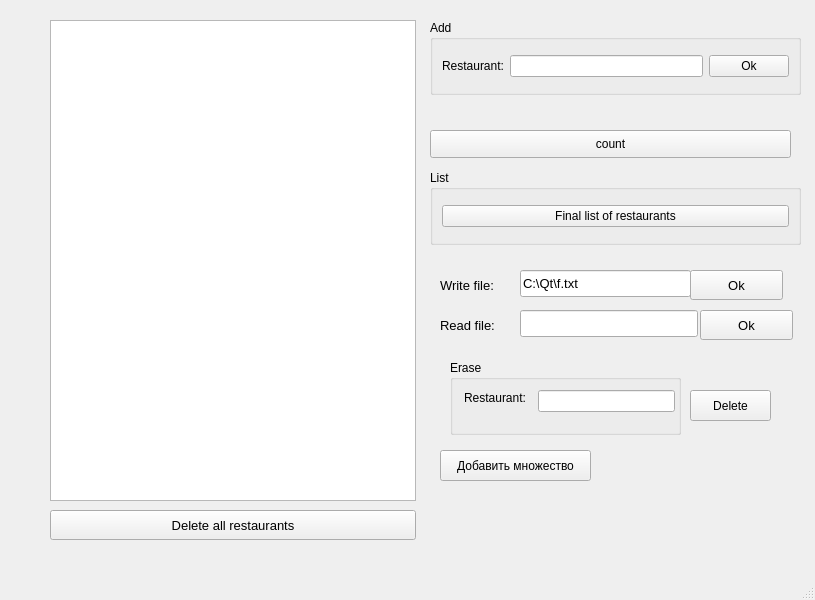
<?xml version="1.0" encoding="UTF-8"?>
<ui version="4.0">
 <class>MainWindow</class>
 <widget class="QMainWindow" name="MainWindow">
  <property name="geometry">
   <rect>
    <x>0</x>
    <y>0</y>
    <width>815</width>
    <height>600</height>
   </rect>
  </property>
  <property name="windowTitle">
   <string>MainWindow</string>
  </property>
  <widget class="QWidget" name="centralwidget">
   <widget class="QLabel" name="label_20">
    <property name="geometry">
     <rect>
      <x>440</x>
      <y>310</y>
      <width>77</width>
      <height>30</height>
     </rect>
    </property>
    <property name="font">
     <font>
      <pointsize>10</pointsize>
     </font>
    </property>
    <property name="text">
     <string>Read file:</string>
    </property>
   </widget>
   <widget class="QLineEdit" name="lineEdit_file_output_name">
    <property name="geometry">
     <rect>
      <x>520</x>
      <y>310</y>
      <width>178</width>
      <height>27</height>
     </rect>
    </property>
    <property name="font">
     <font>
      <pointsize>10</pointsize>
     </font>
    </property>
   </widget>
   <widget class="QPushButton" name="pushButton_file_output_ok">
    <property name="geometry">
     <rect>
      <x>700</x>
      <y>310</y>
      <width>93</width>
      <height>30</height>
     </rect>
    </property>
    <property name="font">
     <font>
      <pointsize>10</pointsize>
     </font>
    </property>
    <property name="text">
     <string>Ok</string>
    </property>
   </widget>
   <widget class="QLabel" name="label_19">
    <property name="geometry">
     <rect>
      <x>440</x>
      <y>270</y>
      <width>84</width>
      <height>30</height>
     </rect>
    </property>
    <property name="font">
     <font>
      <pointsize>10</pointsize>
     </font>
    </property>
    <property name="text">
     <string>&lt;html&gt;&lt;head/&gt;&lt;body&gt;&lt;p&gt;Write file:&lt;/p&gt;&lt;/body&gt;&lt;/html&gt;</string>
    </property>
   </widget>
   <widget class="QLineEdit" name="lineEdit_file_input_name">
    <property name="geometry">
     <rect>
      <x>520</x>
      <y>270</y>
      <width>171</width>
      <height>27</height>
     </rect>
    </property>
    <property name="font">
     <font>
      <pointsize>10</pointsize>
     </font>
    </property>
    <property name="text">
     <string>C:\Qt\f.txt</string>
    </property>
   </widget>
   <widget class="QPushButton" name="pushButton_file_input_ok_2">
    <property name="geometry">
     <rect>
      <x>690</x>
      <y>270</y>
      <width>93</width>
      <height>30</height>
     </rect>
    </property>
    <property name="font">
     <font>
      <pointsize>10</pointsize>
     </font>
    </property>
    <property name="text">
     <string>Ok</string>
    </property>
   </widget>
   <widget class="QPushButton" name="pushButton_delete">
    <property name="geometry">
     <rect>
      <x>690</x>
      <y>390</y>
      <width>81</width>
      <height>31</height>
     </rect>
    </property>
    <property name="text">
     <string>Delete</string>
    </property>
   </widget>
   <widget class="QListWidget" name="listWidget">
    <property name="geometry">
     <rect>
      <x>50</x>
      <y>20</y>
      <width>366</width>
      <height>481</height>
     </rect>
    </property>
   </widget>
   <widget class="QPushButton" name="pushButton_delete_all">
    <property name="geometry">
     <rect>
      <x>50</x>
      <y>510</y>
      <width>366</width>
      <height>30</height>
     </rect>
    </property>
    <property name="font">
     <font>
      <pointsize>10</pointsize>
     </font>
    </property>
    <property name="text">
     <string>Delete all restaurants</string>
    </property>
   </widget>
   <widget class="QGroupBox" name="groupBox">
    <property name="geometry">
     <rect>
      <x>430</x>
      <y>20</y>
      <width>371</width>
      <height>75</height>
     </rect>
    </property>
    <property name="title">
     <string>Add</string>
    </property>
    <layout class="QVBoxLayout" name="verticalLayout_2">
     <item>
      <layout class="QHBoxLayout" name="horizontalLayout_4">
       <item>
        <widget class="QLabel" name="label_2">
         <property name="text">
          <string>Restaurant:</string>
         </property>
        </widget>
       </item>
       <item>
        <widget class="QLineEdit" name="lineEdit_add_2"/>
       </item>
       <item>
        <widget class="QPushButton" name="pushButton_add_ok">
         <property name="text">
          <string>Ok</string>
         </property>
        </widget>
       </item>
      </layout>
     </item>
    </layout>
   </widget>
   <widget class="QPushButton" name="pushButton_size">
    <property name="geometry">
     <rect>
      <x>430</x>
      <y>130</y>
      <width>361</width>
      <height>28</height>
     </rect>
    </property>
    <property name="text">
     <string>count</string>
    </property>
   </widget>
   <widget class="QGroupBox" name="groupBox_2">
    <property name="geometry">
     <rect>
      <x>430</x>
      <y>170</y>
      <width>371</width>
      <height>75</height>
     </rect>
    </property>
    <property name="title">
     <string>List</string>
    </property>
    <layout class="QVBoxLayout" name="verticalLayout_3">
     <item>
      <layout class="QHBoxLayout" name="horizontalLayout_5">
       <item>
        <widget class="QPushButton" name="pushButton_add_ok_2">
         <property name="text">
          <string>Final list of restaurants</string>
         </property>
        </widget>
       </item>
      </layout>
     </item>
    </layout>
   </widget>
   <widget class="QGroupBox" name="groupBox_3">
    <property name="geometry">
     <rect>
      <x>450</x>
      <y>360</y>
      <width>231</width>
      <height>75</height>
     </rect>
    </property>
    <property name="title">
     <string>Erase</string>
    </property>
    <widget class="QLabel" name="label_3">
     <property name="geometry">
      <rect>
       <x>14</x>
       <y>30</y>
       <width>67</width>
       <height>16</height>
      </rect>
     </property>
     <property name="text">
      <string>Restaurant:</string>
     </property>
    </widget>
    <widget class="QLineEdit" name="resDel">
     <property name="geometry">
      <rect>
       <x>88</x>
       <y>30</y>
       <width>137</width>
       <height>22</height>
      </rect>
     </property>
    </widget>
   </widget>
   <widget class="QPushButton" name="addToSet">
    <property name="geometry">
     <rect>
      <x>440</x>
      <y>450</y>
      <width>151</width>
      <height>31</height>
     </rect>
    </property>
    <property name="text">
     <string>Добавить множество</string>
    </property>
   </widget>
  </widget>
  <widget class="QMenuBar" name="menubar">
   <property name="geometry">
    <rect>
     <x>0</x>
     <y>0</y>
     <width>815</width>
     <height>26</height>
    </rect>
   </property>
  </widget>
  <widget class="QStatusBar" name="statusbar"/>
 </widget>
 <resources/>
 <connections/>
</ui>
